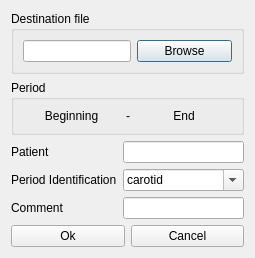
<?xml version="1.0" encoding="UTF-8"?>
<ui version="4.0">
 <class>PeriodExport</class>
 <widget class="QDialog" name="PeriodExport">
  <property name="geometry">
   <rect>
    <x>0</x>
    <y>0</y>
    <width>255</width>
    <height>237</height>
   </rect>
  </property>
  <property name="windowTitle">
   <string>Export period information</string>
  </property>
  <layout class="QVBoxLayout" name="verticalLayout">
   <item>
    <widget class="QGroupBox" name="groupBox">
     <property name="title">
      <string>Destination file</string>
     </property>
     <layout class="QFormLayout" name="formLayout_3">
      <item row="0" column="1">
       <widget class="QPushButton" name="btnBrowse">
        <property name="text">
         <string>Browse</string>
        </property>
       </widget>
      </item>
      <item row="0" column="0">
       <widget class="QLineEdit" name="txtFile"/>
      </item>
     </layout>
    </widget>
   </item>
   <item>
    <widget class="QGroupBox" name="groupBox_2">
     <property name="title">
      <string>Period</string>
     </property>
     <layout class="QHBoxLayout" name="horizontalLayout_2">
      <item>
       <widget class="QLabel" name="lblPeriodStart">
        <property name="sizePolicy">
         <sizepolicy hsizetype="Preferred" vsizetype="Fixed">
          <horstretch>0</horstretch>
          <verstretch>0</verstretch>
         </sizepolicy>
        </property>
        <property name="text">
         <string>Beginning</string>
        </property>
        <property name="alignment">
         <set>Qt::AlignCenter</set>
        </property>
       </widget>
      </item>
      <item>
       <widget class="QLabel" name="label_3">
        <property name="sizePolicy">
         <sizepolicy hsizetype="Fixed" vsizetype="Preferred">
          <horstretch>0</horstretch>
          <verstretch>0</verstretch>
         </sizepolicy>
        </property>
        <property name="text">
         <string>-</string>
        </property>
       </widget>
      </item>
      <item>
       <widget class="QLabel" name="lblPeriodStop">
        <property name="sizePolicy">
         <sizepolicy hsizetype="Preferred" vsizetype="Fixed">
          <horstretch>0</horstretch>
          <verstretch>0</verstretch>
         </sizepolicy>
        </property>
        <property name="text">
         <string>End</string>
        </property>
        <property name="alignment">
         <set>Qt::AlignCenter</set>
        </property>
       </widget>
      </item>
     </layout>
    </widget>
   </item>
   <item>
    <layout class="QFormLayout" name="formLayout">
     <item row="0" column="0">
      <widget class="QLabel" name="label">
       <property name="text">
        <string>Patient</string>
       </property>
      </widget>
     </item>
     <item row="0" column="1">
      <widget class="QLineEdit" name="txtPatient">
       <property name="sizePolicy">
        <sizepolicy hsizetype="Preferred" vsizetype="Fixed">
         <horstretch>0</horstretch>
         <verstretch>0</verstretch>
        </sizepolicy>
       </property>
      </widget>
     </item>
     <item row="1" column="0">
      <widget class="QLabel" name="label_7">
       <property name="text">
        <string>Period Identification</string>
       </property>
      </widget>
     </item>
     <item row="1" column="1">
      <widget class="QComboBox" name="txtPeriod">
       <property name="editable">
        <bool>true</bool>
       </property>
       <item>
        <property name="text">
         <string>carotid</string>
        </property>
       </item>
       <item>
        <property name="text">
         <string>ascending</string>
        </property>
       </item>
       <item>
        <property name="text">
         <string>descending</string>
        </property>
       </item>
       <item>
        <property name="text">
         <string>renal</string>
        </property>
       </item>
       <item>
        <property name="text">
         <string>iliac</string>
        </property>
       </item>
       <item>
        <property name="text">
         <string>bolus</string>
        </property>
       </item>
      </widget>
     </item>
     <item row="2" column="0">
      <widget class="QLabel" name="label_2">
       <property name="text">
        <string>Comment</string>
       </property>
      </widget>
     </item>
     <item row="2" column="1">
      <widget class="QLineEdit" name="txtComment"/>
     </item>
    </layout>
   </item>
   <item>
    <layout class="QHBoxLayout" name="horizontalLayout_3">
     <item>
      <widget class="QPushButton" name="btnOk">
       <property name="text">
        <string>Ok</string>
       </property>
      </widget>
     </item>
     <item>
      <widget class="QPushButton" name="btnCancel">
       <property name="text">
        <string>Cancel</string>
       </property>
      </widget>
     </item>
    </layout>
   </item>
  </layout>
 </widget>
 <resources/>
 <connections/>
</ui>
